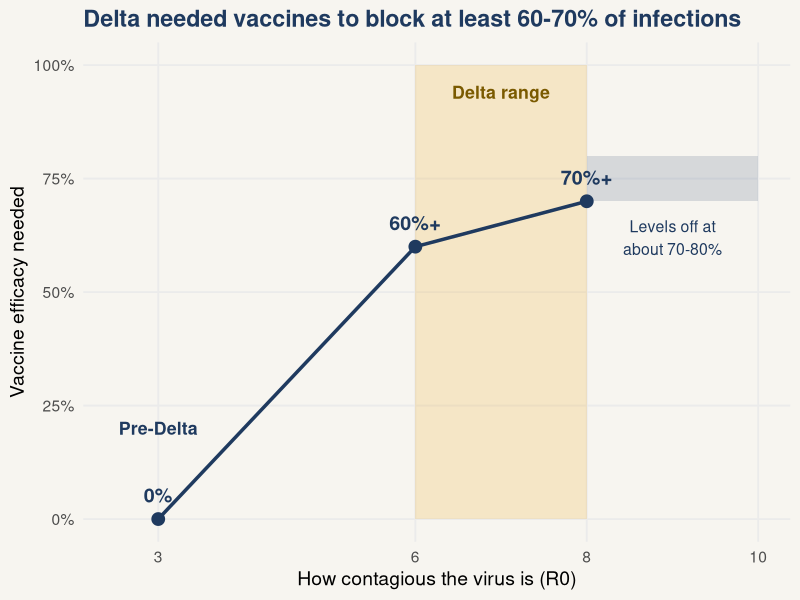

Here is the R script that generated this plot:
## ---- chunk 1
#| label: fig-vaccine-needed
#| echo: false
#| fig-cap: "The more contagious the virus, the better vaccines must work to keep quarantine breach risk at pre-Delta levels. Minimum values as reported in Zachreson et al. (2022)."
#| fig-alt: "Line chart. As R0 rises from 3 to 6 to 8, the vaccine efficacy needed rises from 0% to above 60% to above 70%, then levels off at about 70 to 80%. The Delta range of 6 to 8 is shaded."
#| fig-width: 8
#| fig-height: 5

library(ggplot2)

ve_needed <- data.frame(
  r0 = c(3, 6, 8),
  ve = c(0, 60, 70),
  label = c("0%", "60%+", "70%+")
)

ggplot(ve_needed, aes(x = r0, y = ve)) +
  annotate("rect", xmin = 6, xmax = 8, ymin = 0, ymax = 100,
           fill = "#F2B84B", alpha = 0.25) +
  annotate("rect", xmin = 8, xmax = 10, ymin = 70, ymax = 80,
           fill = "#1F3A5F", alpha = 0.15) +
  geom_line(colour = "#1F3A5F", linewidth = 1.2) +
  geom_point(colour = "#1F3A5F", size = 4) +
  geom_text(aes(label = label), vjust = -1.1, fontface = "bold",
            colour = "#1F3A5F", size = 5) +
  annotate("text", x = 7, y = 94, label = "Delta range",
           fontface = "bold", colour = "#7A5A00", size = 4.5) +
  annotate("text", x = 3, y = 20, label = "Pre-Delta",
           fontface = "bold", colour = "#1F3A5F", size = 4.5) +
  annotate("text", x = 9, y = 62, label = "Levels off at\nabout 70-80%",
           colour = "#1F3A5F", size = 4) +
  scale_x_continuous(breaks = c(3, 6, 8, 10), limits = c(2.5, 10)) +
  scale_y_continuous(limits = c(0, 100),
                     labels = function(x) paste0(x, "%")) +
  labs(
    title = "Delta needed vaccines to block at least 60-70% of infections",
    x = "How contagious the virus is (R0)",
    y = "Vaccine efficacy needed"
  ) +
  theme_minimal(base_size = 14) +
  theme(
    plot.background = element_rect(fill = "#F7F5F0", colour = NA),
    plot.title = element_text(face = "bold", colour = "#1F3A5F"),
    panel.grid.minor = element_blank()
  )
## ---- chunk 2
#| label: tbl-outbreak-time
#| echo: false
#| tbl-cap: "Weak vaccine protection barely delays an outbreak, but strong protection delays it enormously. Source: Zachreson et al. (2022)."

t50_tbl <- data.frame(
  scenario = c(
    "Baseline: no extra vaccine protection",
    "Vaccine efficacy below about 60% (even with many people vaccinated)",
    "Vaccine efficacy above 80% and more than 80% of people vaccinated"
  ),
  t50 = c(
    "About 15 days",
    "Very little change",
    "More than 1,000 days"
  )
)

knitr::kable(
  t50_tbl,
  col.names = c("Scenario", "Time until an outbreak has a 50% chance of starting"),
  align = c("l", "l")
)
